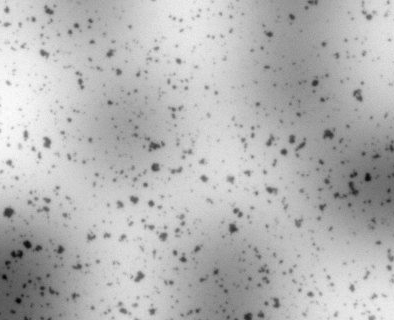
#> input picture assignment1/Particles.png, 394 x 320 px
$ python task1.py
#> lines starting #> are read from the running program, lines starting #| are printed output that depends on the picture
import cv2
import numpy as np

def maxFilter(img,height,width,kernal_N):
    max_filter = np.zeros([height,width],dtype=np.uint8)
    ksize = int((kernal_N-1)/2)

    for i in range(height):
        for j in range(width):
            heightLowBound = max(0,i-ksize)
            heightHighBound = min(height-1,i+ksize)
            widthLowBound = max(0,j-ksize)
            widthHighBound =min(width-1,j+ksize)

            Max_value = 0
            for ki in range(heightLowBound,heightHighBound+1):
                for kj in range(widthLowBound,widthHighBound+1):
                    value =img[ki][kj]
                    if(value > Max_value):
                        Max_value = value
            max_filter[i][j] = Max_value
    return max_filter

def minFilter(img,height,width,kernal_N):
    min_filter = np.zeros([height,width],dtype=np.uint8)
    ksize = int((kernal_N-1)/2)

    for i in range(height):
        for j in range(width):
            heightLowBound = max(0,i-ksize)
            heightHighBound = min(height-1,i+ksize)
            widthLowBound = max(0,j-ksize)
            widthHighBound =min(width-1,j+ksize)

            Min_value = 999
            for ki in range(heightLowBound,heightHighBound+1):
                for kj in range(widthLowBound,widthHighBound+1):
                    value =img[ki][kj]
                    if(value < Min_value):
                        Min_value = value
            min_filter[i][j] = Min_value
    return min_filter

if __name__ == "__main__":

    img = cv2.imread("Particles.png") # assignment1/Particles.png
#> img is the input picture: shape (320, 394, 3); min 0, max 255, mean 181.3
    img = cv2.cvtColor(img,cv2.COLOR_BGR2GRAY).astype(np.uint8)
#> img: shape (320, 394)
    print(img[0][0])
#| 217
    height = img.shape[0]
#> height = 320
    width = img.shape[1]
#> width = 394
    N=11
    max_filter = maxFilter(img,height,width,N).astype(np.uint8)
#> after the loop in maxFilter, `for i in range(height):`:
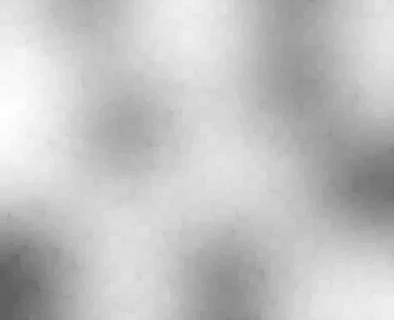
#> max_filter: shape (320, 394); min 94, max 255, mean 194.9
    min_filter = minFilter(max_filter,height,width,N).astype(np.uint8)
    cv2.imshow('A',max_filter/np.max(max_filter))
    cv2.imshow('B',min_filter/np.max(min_filter))
    # print(max_filter)
    # print(min_filter)

    backgroundSub = img - max_filter +255
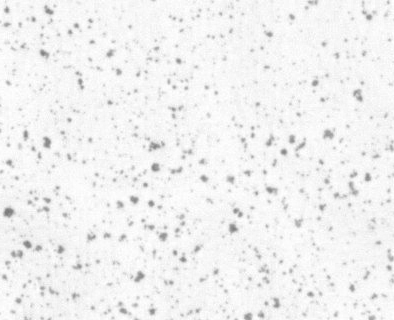
#> backgroundSub: shape (320, 394); min 117, max 255, mean 241.5
    print(backgroundSub)
#> (printed output is left out)
    cv2.imshow('task2',backgroundSub/np.max(backgroundSub))

    cv2.waitKey(0)
